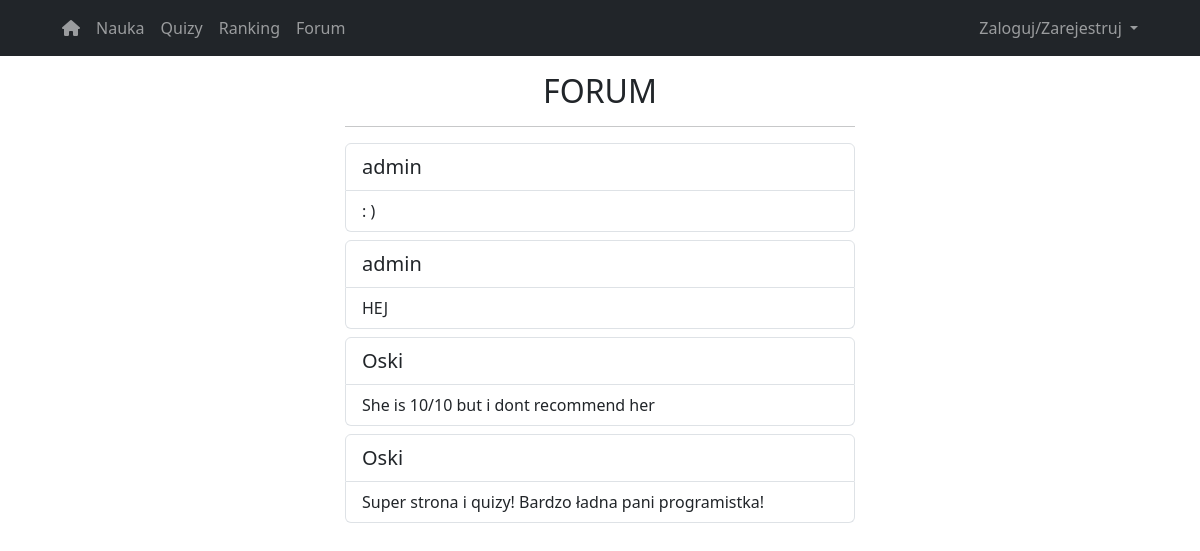
/forum, run on an earlier commit of the app's database.
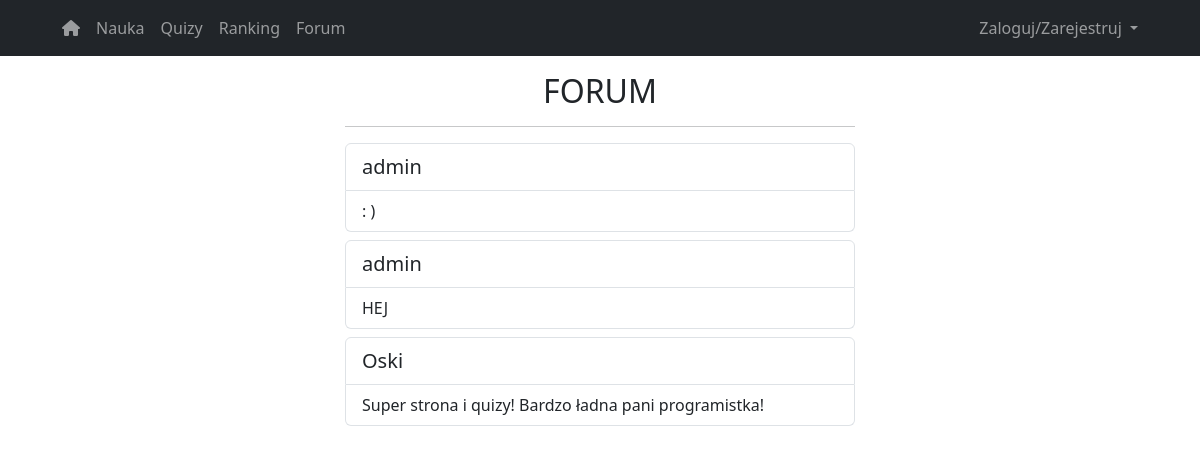
And on a later commit of the database.
### website/models.py (models this page shows)
class Note(db.Model):
    id = db.Column(db.Integer, primary_key=True)
    data = db.Column(db.String(100))
    date = db.Column(db.DateTime(timezone=True), default=func.now())
    user_id = db.Column(db.Integer, db.ForeignKey('user.first_name'))

### website/auth.py (the view, shortened to what this page needs)
@auth.route('/forum', methods=['GET', 'POST'])
def forum():
    all_notes = Note.query.all()
    return render_template('forum.html', user=current_user, notes=all_notes)

### website/auth.py (called while the page is built)
@auth.before_request
def restrict_access_to_auth_routes():
    if current_user.is_authenticated and request.endpoint in ['auth.login', 'auth.sign_up']:
        return redirect(url_for('auth.mainPage'))

### website/templates/forum.html (shortened to what this page needs)
{% extends 'base.html' %}
{% block content %}
<div class="row align-items-center">
   <div class="mx-auto col-10 col-md-8 col-lg-6">
            <h2 class="text-center">FORUM</h2>
            <hr>
              {% for note in notes|reverse %}
                  <ul class="list-group pb-2">
                   {% if note.user_id == user.first_name %}
                  <li class="list-group-item list-group-item-secondary fs-5">
                  {% else %}
          <li class="list-group-item fs-5"> {% endif %}
                      {{ note.user_id }}
          </li>
                      <li class="list-group-item">{{ note.data }}</li>
          </ul>
                 {% endfor %}
    </div>
</div>
{% endblock %}

What changed in the data, as far as the page shows it:
removed Note: user_id "Oski", data "She is 10/10 but i dont recommend her"
